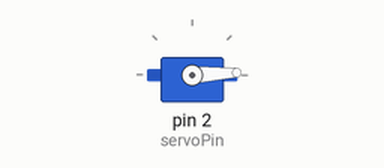
Simulated run of this sketch. Board: Arduino Uno, built with avr-gcc and run on an emulated ATmega328P. Parts: servo.

Above: at 0.05 s.
At 0.9 s:
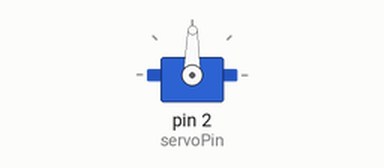
At 1.75 s:
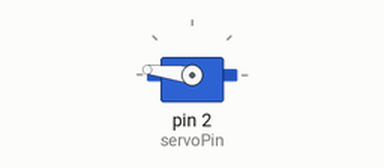
At 3.45 s:
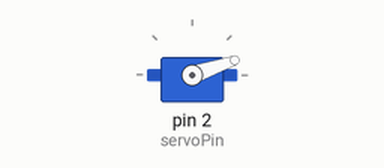
Timing chart, 0 to 8.3 s (numbered marks = the images above):
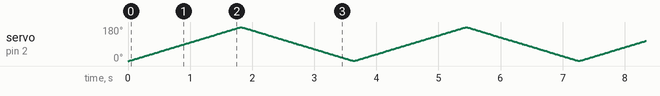

The sketch:

servo_example.ino
```cpp
#include <Servo.h>  // Include the Servo library

Servo servoVarName;  // Declare a variable as a Servo object
int servoPin = 2;  // Declare and initialize a variable to hold the servo's pin

// The setup() function runs once at the startup
void setup() {
  // Attach the pin to the servo variable in the setup
  servoVarName.attach(servoPin);
}

// The loop() function runs after the startup and runs indefinitely
void loop() {
  // Moves servo from one extreme to another
  for (int pos = 0; pos < 180; pos++) {
    servoVarName.write(pos);
    delay(10);  // Add a delay to control the speed that the servo changes
  }
  for (int pos = 180; pos > 0; pos--) {
    servoVarName.write(pos);
    delay(10);
  }
}


/*
 * Import the Servo library
 *    #include <Servo.h>
 *
 * Declare a variable as a Servo object
 *    Servo variableName;
 *
 * Declare a variable to hold the pin number
 * that the servo is attached to
 *    int servoPin;
 * Initialize the servoPin
 *    servoPin = 2;
 * Or declare and initialize in one step
 *    int servoPin = 2;
 *    -or-
 *    int servoPin(2);
 *
 * Attach the variable to a pin to control
 *    variableName.attach(pinNum);
 *
 * Move the servo using the servo variable
 *    variableName.write(numberBetween0And180);
 */
```
